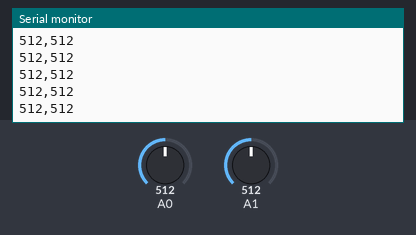
A sketch run on a simulated Arduino Uno, built with avr-gcc and run on an emulated ATmega328P. Parts: the last lines printed to the serial monitor. The inputs (shaded band) are chosen by the test bench; at power-on: A0 = 512, A1 = 512.

Above: at 1.2 s.
1.3 s: A0 set to 716
At 2.1 s:
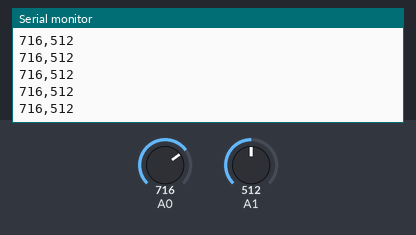
4.3 s: A1 set to 716
At 5.2 s:
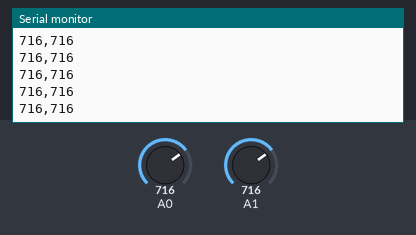
5.8 s: A0 set to 900
At 6.9 s:
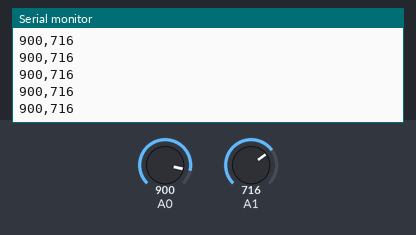
7.3 s: A1 set to 900
At 8.3 s:
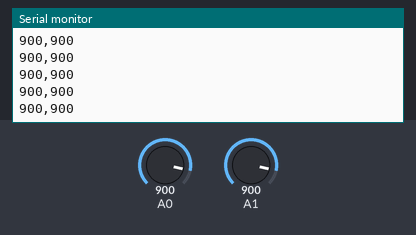
Timing chart, 0 to 9.8 s (numbered marks = the images above; inputs shaded):
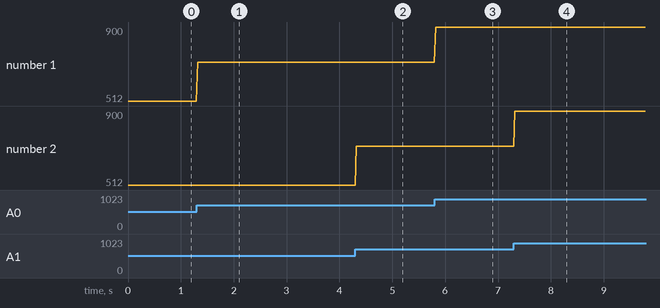

The sketch:

Ping_serial.ino
```cpp
// PING workshop (EARS)

void setup() {
  Serial.begin(9600);
  pinMode(A0, INPUT);
  pinMode(A1, INPUT);

}

void loop() {
  // put your main code here, to run repeatedly:
  int pot1 = analogRead(A0);
  int pot2 = analogRead(A1);

  Serial.print(pot1);
  Serial.print(",");
  Serial.println(pot2);
 // Serial.println();

  delay(20);
}
```

Measured:
- after the input at 1.3 s, the serial monitor: prints a new line at once (image 1)
- after the input at 4.3 s, the serial monitor: prints a new line at once (image 2)
- after the input at 5.8 s, the serial monitor: prints a new line at once (image 3)
- after the input at 7.3 s, the serial monitor: prints a new line at once (image 4)
- plotted number 1: 512 → 716 after the input at 1.3 s, 716 → 900 after the input at 5.8 s
